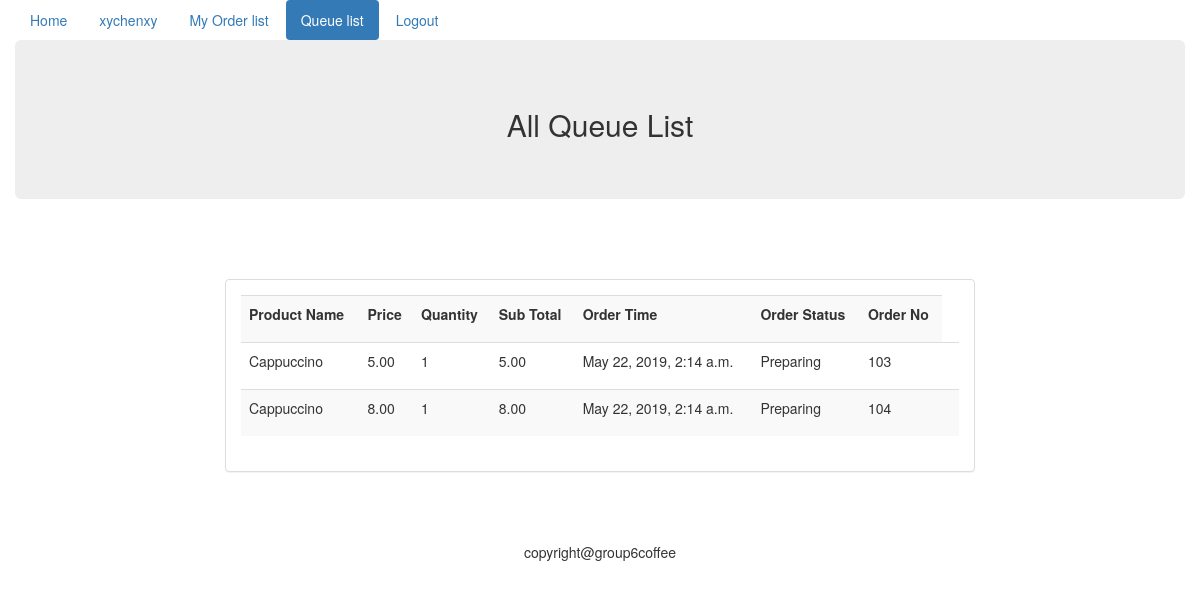
Before: /group6coffee/queuelist (signed in) with the older database file.
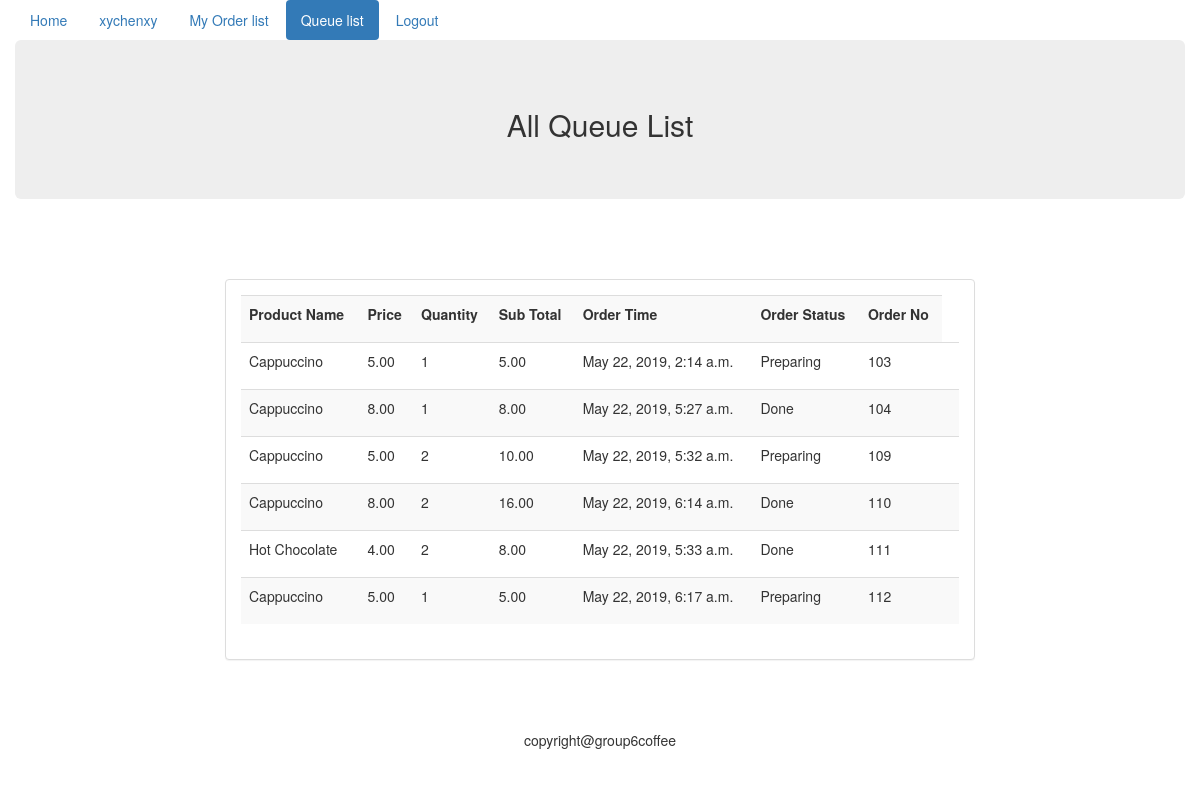
After: the same page with the newer database file.
### coffee/models.py (models this page shows, shortened)
class OrderItem(models.Model):
    status = (
        ("Receive", "Receive"),
        ("Preparing", "Preparing"),
        ("Done", "Done"),
        ("Remove", "Remove")
    )
    order_item_id = models.AutoField(primary_key=True)
    product_name = models.CharField(max_length=255, default="N")
    product_price = models.DecimalField(max_digits=4, decimal_places=2)
    order_status = models.CharField(max_length=255, choices=status)
    order_number = models.IntegerField(default=1)
    order_sub_total = models.DecimalField(max_digits=8, decimal_places=2)
    created_at = models.DateTimeField(auto_now=True)
    user_name = models.CharField(max_length=255, default="N")

### group6coffee/views.py (the view)
# urls.py: path('queuelist',group6coffee.views.queuelist)
def queuelist(request):
    if not request.user.is_authenticated:
        return render(request, 'user_login.html')
    else:
        orders = OrderItem.objects.all();
        return render(request, 'queuelist.html',{'user_name': request.user,'orders':orders})

### group6coffee/templates/queuelist.html (shortened to what this page needs)
<!DOCTYPE html>
<html lang="en">
<head>
    <link rel="stylesheet" href="https://cdn.jsdelivr.net/npm/bootstrap@3.3.7/dist/css/bootstrap.min.css"
>
</head>
<body>
    <div class="container">
        <div class="row">
            <ul class="nav nav-pills">
              <li role="presentation" ><a href="/group6coffee/index">Home</a></li>
              <li role="presentation"><a href="/group6coffee/productlist">{{ user_name }}</a></li>
                <li role="presentation" ><a href="/group6coffee/orderlist">My Order list</a></li>
                <li role="presentation" class="active"><a href="/group6coffee/queuelist">Queue list</a></li>
              <li role="presentation"><a href="/group6coffee/logout">Logout</a></li>
            </ul>
        </div>
    </div>
    <div class="container">
        <div class="row">
            <div class="jumbotron">
                <h2 style="text-align: center">All Queue List</h2>
            </div>
        </div>
    </div>
    <div class="container">
        <div class="row">
            <div class="col-md-8 col-md-offset-2">
                <div class="panel panel-default" style="margin-top: 50px">
              <div class="panel-body">
                <table class="table table-striped">
                    <tr>
                        <th>
                            <p>Product Name</p>
                        </th>
                        <th>
                            <p>Price</p>
                        </th>
                        <th>
                            <p>Quantity</p>
                        </th>
                        <th>
                            <p>Sub Total</p>
                        </th>
                        <th>
                            <p>Order Time</p>
                        </th>
                        <th>
                            <p>Order Status</p>
                        </th>
                        <th>
                            <p>Order No</p>
                        </th>
                    </tr>
                    {% for item in orders %}
                        <tr>
                            <td>
                                <p>{{ item.product_name }}</p>
                            </td>
                            <td>
                                <p>{{ item.product_price }}</p>
                            </td>
                            <td>
                                <p>{{ item.order_number }}</p>
                            </td>
                            <td>
                                <p>{{ item.order_sub_total }}</p>
                            </td>
                            <td>
                                <p>{{ item.created_at }}</p>
                            </td>
                            <td>
                                {%  if item.order_status == "Remove" %}
                                    <p>Done</p>
                                {% else %}
                                    <p>{{ item.order_status }}</p>
                                {% endif %}
                            </td>
                            <td>
                                <p>{{ item.order_item_id }}</p>
                            </td>
                            <td>
                            </td>
                        </tr>
                    {% endfor %}
                </table>
              </div>
            </div>
            </div>
        </div>
    </div>
    <div class="container">
        <div class="row">
            <div style="margin-top: 50px">
                <p style="text-align: center">copyright@group6coffee</p>
            </div>
        </div>
    </div>
</body>
</html>

Changed rows visible on the page:
changed OrderItem id 104: created_at "May 22, 2019, 2:14 a.m." → "May 22, 2019, 5:27 a.m."; order_status "Preparing" → "Done"
added OrderItem: product_name "Cappuccino", product_price "5.00", order_number "2", order_sub_total "10.00", created_at "May 22, 2019, 5:32 a.m.", order_status "Preparing", order_item_id "109"
added OrderItem: product_name "Cappuccino", product_price "8.00", order_number "2", order_sub_total "16.00", created_at "May 22, 2019, 6:14 a.m.", order_status "Done", order_item_id "110"
added OrderItem: product_name "Hot Chocolate", product_price "4.00", order_number "2", order_sub_total "8.00", created_at "May 22, 2019, 5:33 a.m.", order_status "Done", order_item_id "111"
added OrderItem: product_name "Cappuccino", product_price "5.00", order_number "1", order_sub_total "5.00", created_at "May 22, 2019, 6:17 a.m.", order_status "Preparing", order_item_id "112"
